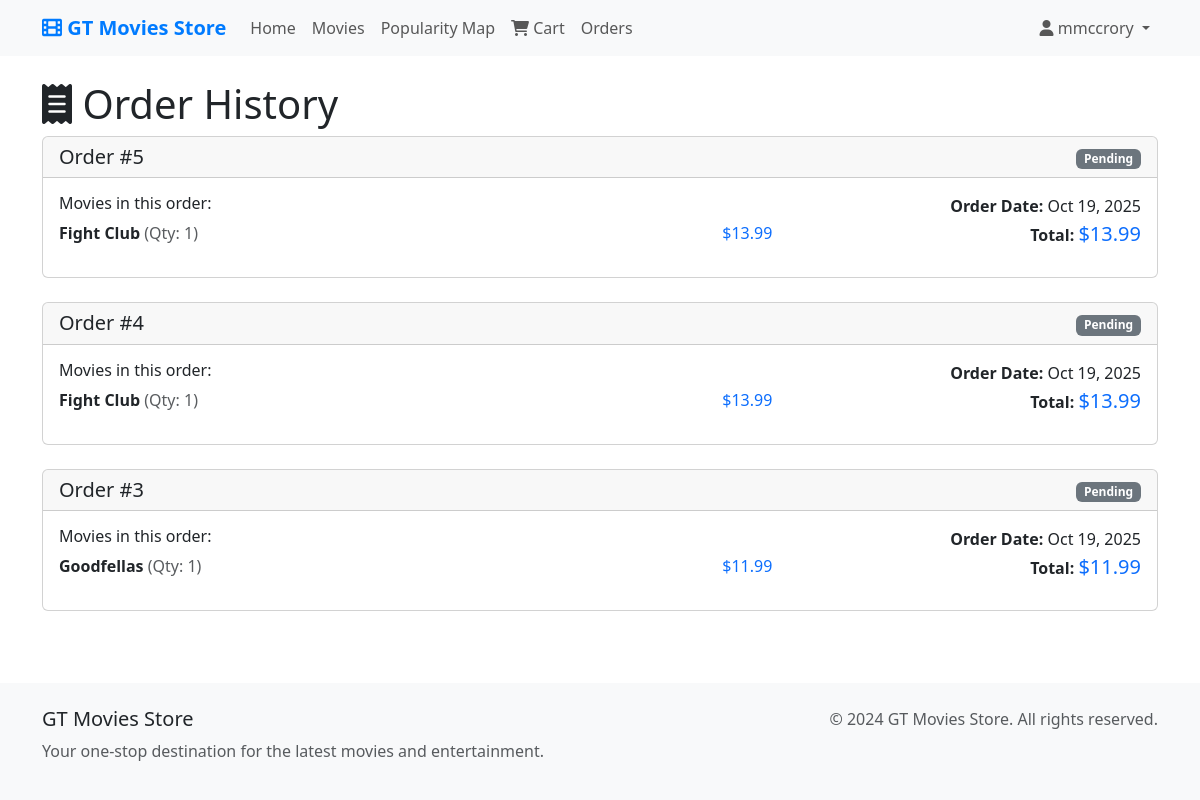
The app's page /orders/ (signed in) with its own data.
### store/models.py (models this page shows, shortened)
class Order(models.Model):
    STATUS_CHOICES = [
        ('pending', 'Pending'),
        ('processing', 'Processing'),
        ('shipped', 'Shipped'),
        ('delivered', 'Delivered'),
        ('cancelled', 'Cancelled'),
    ]
    REGION_CHOICES = [
        ('northeast', 'Northeast'),
        ('southeast', 'Southeast'),
        ('midwest', 'Midwest'),
        ('west', 'West'),
    ]
    user = models.ForeignKey(User, on_delete=models.CASCADE, related_name='orders')
    movies = models.ManyToManyField(Movie, through='OrderItem')
    status = models.CharField(max_length=20, choices=STATUS_CHOICES, default='pending')
    region = models.CharField(max_length=20, choices=REGION_CHOICES, default='northeast')
    created_at = models.DateTimeField(auto_now_add=True)
    updated_at = models.DateTimeField(auto_now=True)
    class Meta:
        ordering = ['-created_at']
    def get_total_price(self):
        return sum(item.get_total_price() for item in self.orderitem_set.all())

class OrderItem(models.Model):
    order = models.ForeignKey(Order, on_delete=models.CASCADE)
    movie = models.ForeignKey(Movie, on_delete=models.CASCADE)
    quantity = models.PositiveIntegerField(default=1)
    price = models.DecimalField(max_digits=10, decimal_places=2)
    def get_total_price(self):
        return self.quantity * self.price

class Movie(models.Model):
    GENRE_CHOICES = [
        ('action', 'Action'),
        ('adventure', 'Adventure'),
        ('animation', 'Animation'),
        ('comedy', 'Comedy'),
        ('crime', 'Crime'),
        ('documentary', 'Documentary'),
        ('drama', 'Drama'),
        ('family', 'Family'),
        ('fantasy', 'Fantasy'),
        ('horror', 'Horror'),
        ('mystery', 'Mystery'),
        ('romance', 'Romance'),
        ('sci-fi', 'Science Fiction'),
        ('thriller', 'Thriller'),
        ('western', 'Western'),
    ]
    RATING_CHOICES = [
        ('G', 'G - General Audiences'),
        ('PG', 'PG - Parental Guidance'),
        ('PG-13', 'PG-13 - Parents Strongly Cautioned'),
        ('R', 'R - Restricted'),
        ('NC-17', 'NC-17 - Adults Only'),
    ]
    title = models.CharField(max_length=200)
    price = models.DecimalField(max_digits=10, decimal_places=2, validators=[MinValueValidator(0.01)])
    description = models.TextField()
    image = models.ImageField(upload_to='movie_images/', blank=True, null=True)
    genre = models.CharField(max_length=20, choices=GENRE_CHOICES, default='drama')
    rating = models.CharField(max_length=5, choices=RATING_CHOICES, default='PG-13')
    director = models.CharField(max_length=200, blank=True)
    cast = models.TextField(blank=True, help_text="Enter cast members separated by commas")
    release_year = models.PositiveIntegerField(default=2024)
    duration = models.PositiveIntegerField(help_text="Duration in minutes", default=120)
    language = models.CharField(max_length=50, default='English')
    created_at = models.DateTimeField(auto_now_add=True)
    updated_at = models.DateTimeField(auto_now=True)
    class Meta:
        ordering = ['-created_at']

### store/views.py (the view)
# urls.py: path('orders/', views.orders_view, name='orders'),
@login_required
def orders_view(request):
    orders = Order.objects.filter(user=request.user)
    return render(request, 'store/orders.html', {'orders': orders})

### store/models.py (called while the page is built)
    def get_movie_count(self):
        return self.movies.count()

### store/templates/store/orders.html (shortened to what this page needs)
{% extends 'store/base.html' %}
{% block content %}
<div class="row">
    <div class="col-12">
        <h1><i class="fas fa-receipt"></i> Order History</h1>
        {% if orders %}
        <div class="row">
            {% for order in orders %}
            <div class="col-12 mb-4">
                <div class="card">
                    <div class="card-header d-flex justify-content-between align-items-center">
                        <h5 class="mb-0">Order #{{ order.id }}</h5>
                        <div>
                            <span class="badge bg-{% if order.status == 'delivered' %}success{% elif order.status == 'cancelled' %}danger{% elif order.status == 'shipped' %}info{% elif order.status == 'processing' %}warning{% else %}secondary{% endif %}">
                                {{ order.get_status_display }}
                            </span>
                        </div>
                    </div>
                    <div class="card-body">
                        <div class="row">
                            <div class="col-md-8">
                                <h6>Movies in this order:</h6>
                                <ul class="list-unstyled">
                                    {% for item in order.orderitem_set.all %}
                                    <li class="mb-2">
                                        <div class="d-flex justify-content-between align-items-center">
                                            <div>
                                                <strong>{{ item.movie.title }}</strong>
                                                <span class="text-muted">(Qty: {{ item.quantity }})</span>
                                            </div>
                                            <span class="text-primary">${{ item.get_total_price|floatformat:2 }}</span>
                                        </div>
                                    </li>
                                    {% endfor %}
                                </ul>
                            </div>
                            <div class="col-md-4">
                                <div class="text-md-end">
                                    <p class="mb-1"><strong>Order Date:</strong> {{ order.created_at|date:"M d, Y" }}</p>
                                    <p class="mb-1"><strong>Total:</strong> <span class="h5 text-primary">${{ order.get_total_price|floatformat:2 }}</span></p>
                                </div>
                            </div>
                        </div>
                    </div>
                </div>
            </div>
            {% endfor %}
        </div>
        {% endif %}
    </div>
</div>
{% endblock %}

### store/templates/store/base.html (shortened to what this page needs)
<!DOCTYPE html>
<html lang="en">
<head>
    <link href="https://cdn.jsdelivr.net/npm/bootstrap@5.3.0/dist/css/bootstrap.min.css" rel="stylesheet">
    <link href="https://cdnjs.cloudflare.com/ajax/libs/font-awesome/6.0.0/css/all.min.css" rel="stylesheet">
</head>
<body>
    <nav class="navbar navbar-expand-lg navbar-light bg-light">
        <div class="container">
            <a class="navbar-brand" href="{% url 'home' %}">
                <i class="fas fa-film"></i> GT Movies Store
            </a>
            <div class="collapse navbar-collapse" id="navbarNav">
                <ul class="navbar-nav me-auto">
                    <li class="nav-item">
                        <a class="nav-link" href="{% url 'home' %}">Home</a>
                    </li>
                    <li class="nav-item">
                        <a class="nav-link" href="{% url 'movie_list' %}">Movies</a>
                    </li>
                    <li class="nav-item">
                        <a class="nav-link" href="{% url 'popularity_map' %}">Popularity Map</a>
                    </li>
                    {% if user.is_authenticated %}
                    <li class="nav-item position-relative">
                        <a class="nav-link" href="{% url 'cart' %}">
                            <i class="fas fa-shopping-cart"></i> Cart
                        </a>
                    </li>
                    <li class="nav-item">
                        <a class="nav-link" href="{% url 'orders' %}">Orders</a>
                    </li>
                    {% endif %}
                </ul>
                <ul class="navbar-nav">
                    {% if user.is_authenticated %}
                    <li class="nav-item dropdown">
                        <a class="nav-link dropdown-toggle" href="#" id="navbarDropdown" role="button" data-bs-toggle="dropdown">
                            {% if user.profile.profile_picture %}
                                <img src="{{ user.profile.profile_picture.url }}"
                                     alt="{{ user.username }}"
                                     class="rounded-circle"
                                     style="width: 25px; height: 25px; object-fit: cover; margin-right: 5px;">
                            {% else %}
                                <i class="fas fa-user"></i>
                            {% endif %}
                            {{ user.username }}
                        </a>
                    </li>
                    {% endif %}
                </ul>
            </div>
        </div>
    </nav>
    <main class="container mt-4">
        {% block content %}{% endblock %}
    </main>
    <footer class="footer py-4 mt-5">
        <div class="container">
            <div class="row">
                <div class="col-md-6">
                    <h5>GT Movies Store</h5>
                    <p class="text-muted">Your one-stop destination for the latest movies and entertainment.</p>
                </div>
                <div class="col-md-6 text-md-end">
                    <p class="text-muted">&copy; 2024 GT Movies Store. All rights reserved.</p>
                </div>
            </div>
        </div>
    </footer>
</body>
</html>

### store/templates/store/base.html (style rules this page uses)
.navbar-brand { font-weight: bold; color: #007bff !important; }
.card { transition: transform 0.2s; }
.footer { background-color: #f8f9fa; margin-top: 50px; }

### records on screen
Order: id "5", status "Pending", created_at "Oct 19, 2025", get_total_price "13.99"
OrderItem: movie "Fight Club", quantity "1", get_total_price "13.99"
Order: id "4", status "Pending", created_at "Oct 19, 2025", get_total_price "13.99"
OrderItem: movie "Fight Club", quantity "1", get_total_price "13.99"
Order: id "3", status "Pending", created_at "Oct 19, 2025", get_total_price "11.99"
OrderItem: movie "Goodfellas", quantity "1", get_total_price "11.99"

### other values on screen
{{ user.username }} "mmccrory"
